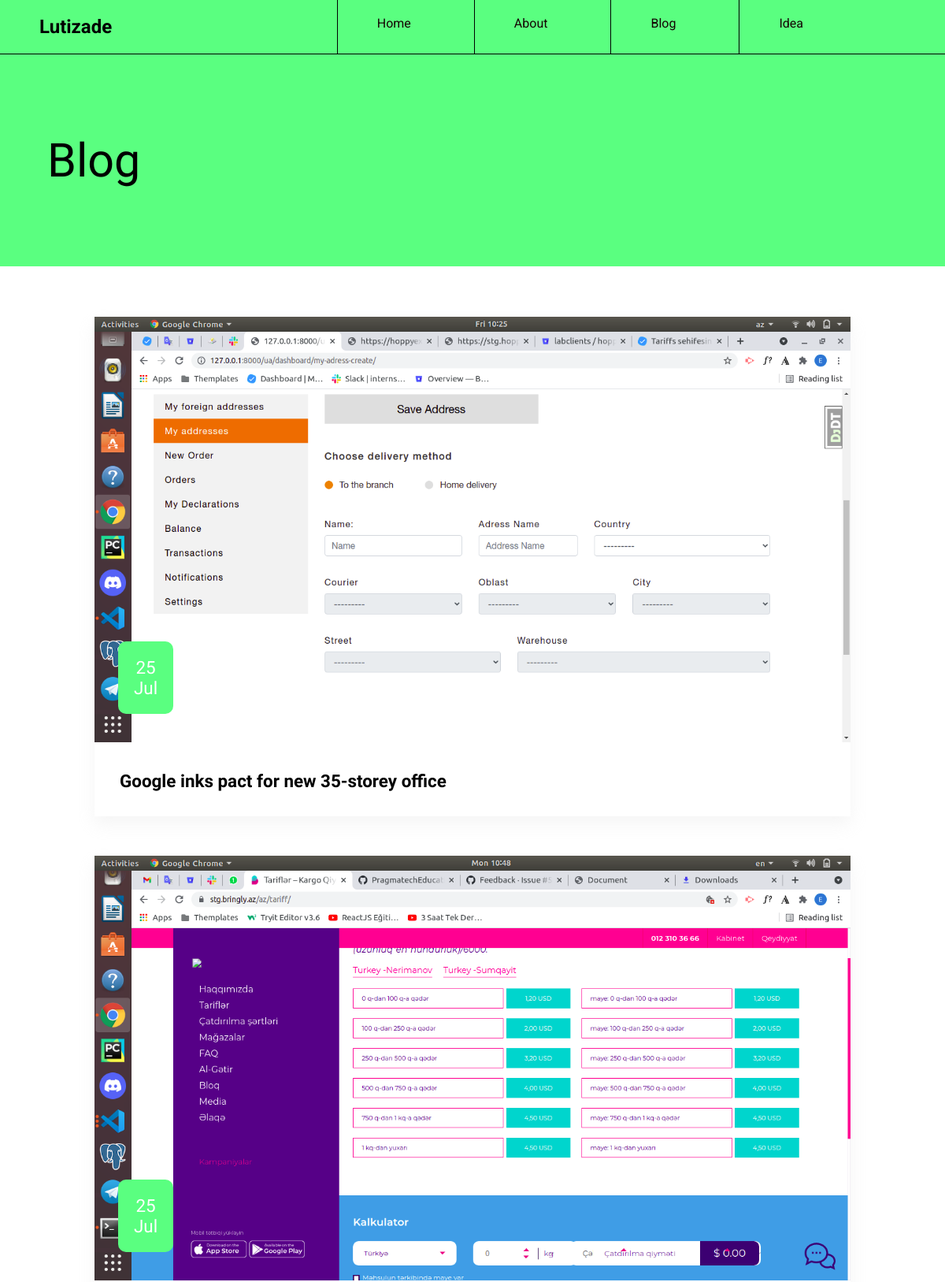
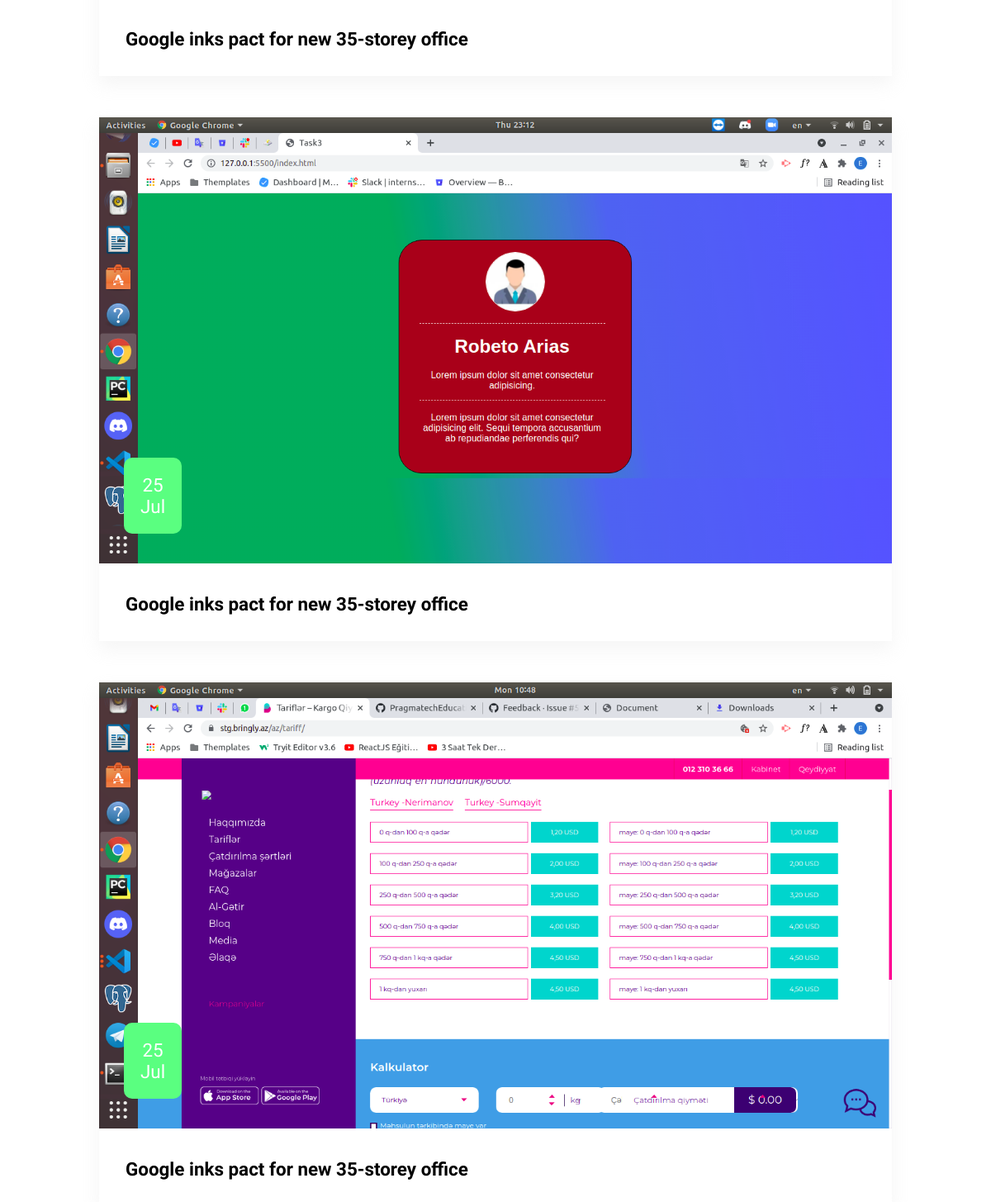
Screenshot of /blogs with the database file from the repository (2 pictures, top to bottom).
### blog/models.py (models this page shows, shortened)
class Blog(models.Model):
    title = models.CharField("Başlıq",max_length=256)
    image = models.ImageField(upload_to="blog")
    content = RichTextField()
    date = DateField(auto_now_add=True)

### blog/views.py (the view)
# urls.py: path('blogs', views.BlogPageView, name='blog'),
def BlogPageView(request):
    blogs = Blog.objects.all
    context = {
        'blogs':blogs
    }
    return render(request,'blog.html',context)

### templates/blog.html (shortened to what this page needs)
{% extends 'base.html' %}
{% load static %}
{% block css %}
<link rel="stylesheet" href="{% static 'css/blog.css' %}">
{% endblock css %}
{% block menu %}
<li>
    <a href="{% url 'main' %}#home">Home</a>
</li>
<li>
    <a href="{% url 'main' %}#about">About</a>
</li>
<li>
    <a href="{% url 'main' %}#blog">Blog</a>
</li>
<li>
    <a href="{% url 'main' %}#idea">Idea</a>
</li>
{% endblock menu %}
{% block content %}
<main>
    <div class="blog-header">
        <h1>Blog</h1>
    </div>
    <div class="blogs-container">
        {% for blog in blogs %}
        <div class="blog-box">
            <div class="img">
                <a href="blogs/{{blog.id}}"><img src="{{blog.image.url}}" alt=""></a>
            </div>
            <div class="date">
                <p>{{blog.date | date:"d"}}</p>
                <p>{{blog.date | date:"M" }}</p>
            </div>
            <div class="detail">
                <h1><a href="blogs/{{blog.id}}">Google inks pact for new 35-storey office</a></h1>
            </div>
        </div>
        {% endfor %}
    </div>
</main>
{% endblock content %}

### templates/base.html (shortened to what this page needs)
{% load static %}
<!DOCTYPE html>
<html lang="en">
<head>
    <link rel="stylesheet" href="{% static 'css/style.css' %}">
    <link rel="stylesheet" href="https://cdn.jsdelivr.net/npm/bootstrap-icons@1.5.0/font/bootstrap-icons.css">
    <link rel="stylesheet" href="https://cdnjs.cloudflare.com/ajax/libs/font-awesome/5.15.3/css/all.min.css">
    <link rel="stylesheet" href="{% static 'css/responsive.css' %}">
    {% block css %}
    {% endblock css %}
</head>
<body>
    <header>
        <div class="brand">
            <h2>Lutizade</h2>
        </div>
        <div class="menu">
            <ul>
                {% block menu %}
                {% endblock menu %}
            </ul>
        </div>
    </header>
    {% block content %}
    {% endblock content %}
</body>
</html>

### static/css/style.css (style rules this page uses)
body, html { margin: 0; font-family: 'Roboto', sans-serif; scroll-behavior: smooth; position: relative; }
header { border-bottom: 1px solid black; background-color: #5AFF80; }
header .brand, .menu { display: inline-block; }
header .brand h2 { margin-left: 50px; }
.menu { float: right; padding-right: 100px; }
.menu ul { margin: 0 40px 0 0px; height: 68px; }
.menu ul li { list-style-type: none; height: 68px; float: left; margin-left: 40px; border-left: 1px solid black; padding: 0px 40px 0 40px; }
.menu ul li a { padding-top: 20px; padding-left: 10px; display: inline-block; text-decoration: none; color: #150303; }
.aboutme h1, p { margin: 0; }

### static/css/blog.css (style rules this page uses)
.blog-header h1 { font-family: 'Shippori Mincho', serif; font-size: 3.7rem; font-weight: 400; padding: 100px 60px; margin: 0; background-color: #5AFF80; }
.blogs-container { margin-top: 4rem; display: flex; flex-direction: column; align-items: center; gap: 50px; }
.blogs-container .blog-box { position: relative; width: 80%; }
.blogs-container .blog-box .date { background-color: #5AFF80; display: inline-block; padding: 20px; border-radius: 10px; color: white; text-align: center; position: absolute; top: 65%; left: 30px; font-size: 1.4rem; }
.blogs-container .blog-box { box-shadow: 0px 10px 20px 0px rgb(221 221 221 / 30%); }
.blogs-container .blog-box .detail h1 { font-family: 'Shippori Mincho', serif; font-size: 1.4rem; margin: 2rem 1rem 2rem 2rem; }
.blogs-container .blog-box .detail h1 a { color: black; text-decoration: none; }
.blogs-container .blog-box .img img { width: 100%; height: 100%; }
.blogs-container .blog-box .img { width: 100%; }

### rows the page displays
Blog: image (picture), date "25", date "Jul"
Blog: image (picture), date "25", date "Jul"
Blog: image (picture), date "25", date "Jul"
Blog: image (picture), date "25", date "Jul"
